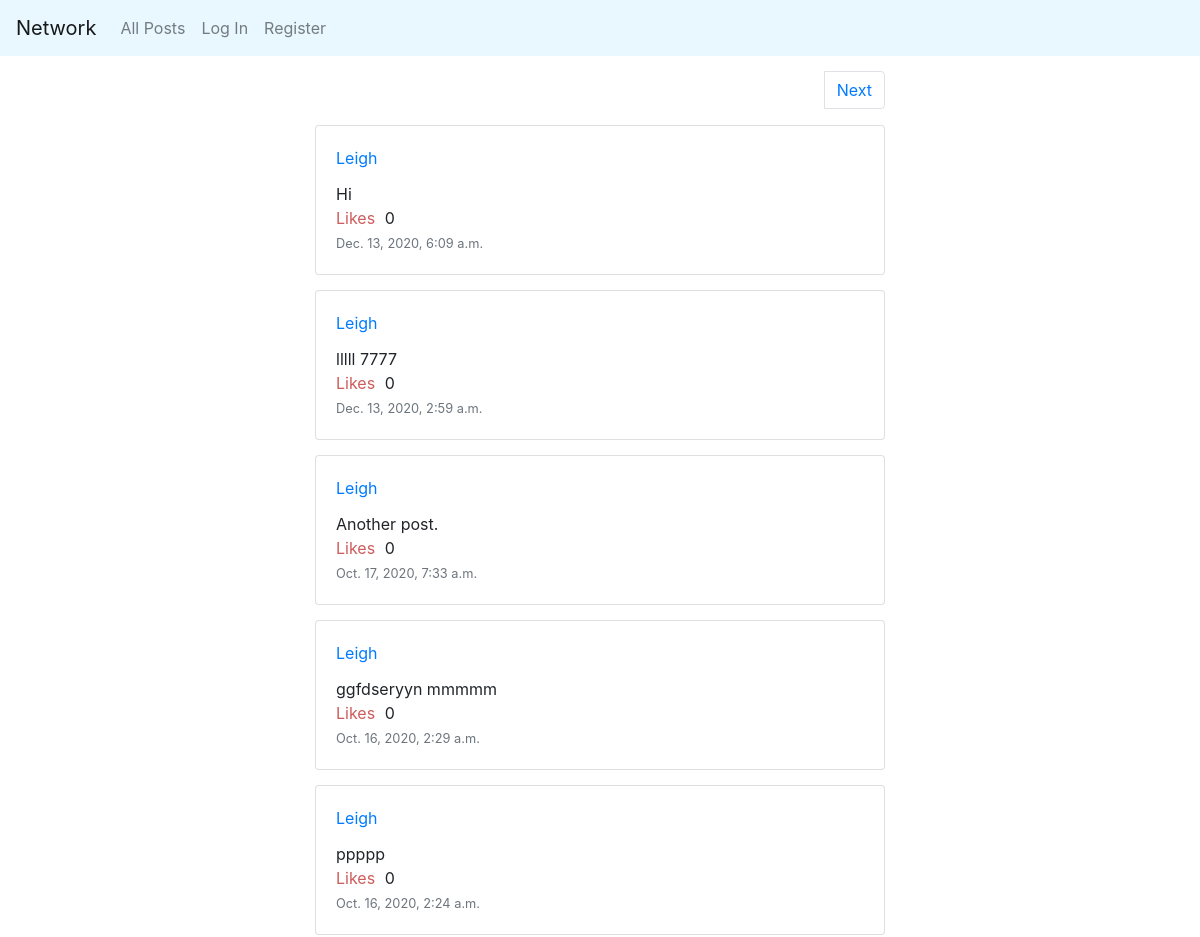
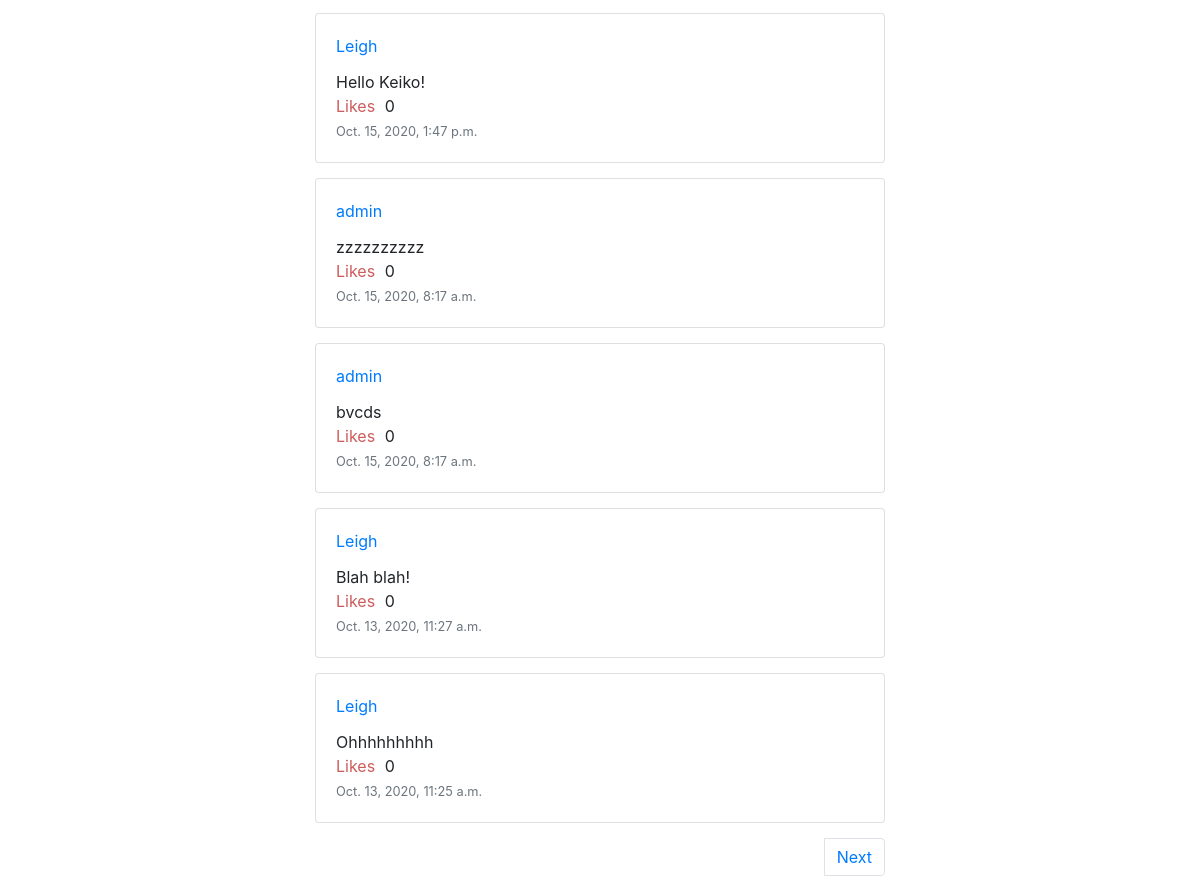
The page / on the database its author committed (2 pictures, top to bottom).
### network/models.py (models this page shows)
class Post(models.Model):
    user = models. ForeignKey(User, null=True, on_delete=models.CASCADE)
    body = models.TextField(max_length=250)
    likes = models.ManyToManyField(User, blank=True, related_name="post_likes")
    timestamp = models.DateTimeField(auto_now=True)

class User(AbstractUser):
    followers = models.ManyToManyField("self", blank=True,
        symmetrical=False, related_name="following")

### network/views.py (the view)
# urls.py: path("", views.index, name="index"),
def index(request):
    posts = Post.objects.all().order_by('timestamp').reverse()
    page = request.GET.get("page", 1)
    paginator = Paginator(posts, 10)
    try:
        posts = paginator.page(page)
    except PageNotAnInteger:
        posts = paginator.page(1)
    except EmptyPage:
        posts = paginator.page(paginator.num_pages)
    return render(request, "network/index.html", {
        "posts":posts
        })

### network/templatetags/is_liked.py (called while the page is built)
@register.simple_tag(name="is_liked")
def is_liked(post_id, user_id):
    fetched_post = Post.objects.get(pk=post_id)
    UserLikesCurrentPost = (
        fetched_post.likes.all().filter(pk=user_id).exists()
    )
    return UserLikesCurrentPost

### network/templates/network/index.html (shortened to what this page needs)
{% extends "network/layout.html" %}
{% load static %}
{% block body %}
<div class="container">
    {% include "network/paginate.html" with posts=posts %}
    {% for post in posts.object_list %}
    {% include "network/post.html" with post=post %}
    {% endfor %}
    {% include "network/paginate.html" with posts=posts %}
</div>
{% endblock %}

### network/templates/network/post.html (shortened to what this page needs)
{% load is_liked %}
{% load static %}
{% is_liked post.pk request.user.pk as liked_by_user %}
<div class="card">
    <div class="card-body">
        <div class="top-row">
            <a href="{% url 'network:user' post.user.pk %}"
            class="card-title">{{post.user.username}}</a>
        </div>
        <div id="{{post.pk}}" class="post-container">
            <p id="{{post.pk}}" class="card-text post-body">{{post.body}}</p>
        </div>
        {% if user.is_authenticated %}
        {% if liked_by_user %}
        <button class="like-button"
                type="submit"
                id="{{post.pk}}"
                value=like
                name=like
                onclick="toggleLiked('{{post.pk}}')">
            <i id="{{post.pk}}"
               class="fa fa-heart"></i>
        </button>
        {% else %}
        <button class="like-button"
                type="submit"
                id="{{post.pk}}"
                value=like
                name=like
                onclick="toggleLiked('{{post.pk}}')">
            <i id="{{post.pk}}"
               class="fa fa-heart-o"></i>
        </button>
        {% endif %}
        {% else %}
        <span class="red">Likes</span>
        {% endif %}
        <span id="{{post.pk}}"
              class="likes-count">{{post.likes.count}}</span>
        <p class="card-text"><small class="text-muted">{{post.timestamp}}</small></p>
    </div>
</div>

### network/static/network/styles.css (style rules this page uses)
.container { width: 50%; margin: 0 auto; margin-top: 15px; }
.top-row { display: flex; justify-content: space-between; }
.card { margin-top: 15px; margin-bottom: 15px; }
.red, .unfollow-button { color: indianred; }
.likes-count { margin-left: 5px; }

### rows shown on the page
Post: user.username "Leigh", body "Hi", likes.count "0", timestamp "Dec. 13, 2020, 6:09 a.m."
Post: user.username "Leigh", body "lllll 7777", likes.count "0", timestamp "Dec. 13, 2020, 2:59 a.m."
Post: user.username "Leigh", body "Another post.", likes.count "0", timestamp "Oct. 17, 2020, 7:33 a.m."
Post: user.username "Leigh", body "ggfdseryyn mmmmm", likes.count "0", timestamp "Oct. 16, 2020, 2:29 a.m."
Post: user.username "Leigh", body "ppppp", likes.count "0", timestamp "Oct. 16, 2020, 2:24 a.m."
Post: user.username "Leigh", body "Hello Keiko!", likes.count "0", timestamp "Oct. 15, 2020, 1:47 p.m."
Post: user.username "admin", body "zzzzzzzzzz", likes.count "0", timestamp "Oct. 15, 2020, 8:17 a.m."
Post: user.username "admin", body "bvcds", likes.count "0", timestamp "Oct. 15, 2020, 8:17 a.m."
Post: user.username "Leigh", body "Blah blah!", likes.count "0", timestamp "Oct. 13, 2020, 11:27 a.m."
Post: user.username "Leigh", body "Ohhhhhhhhh", likes.count "0", timestamp "Oct. 13, 2020, 11:25 a.m."
